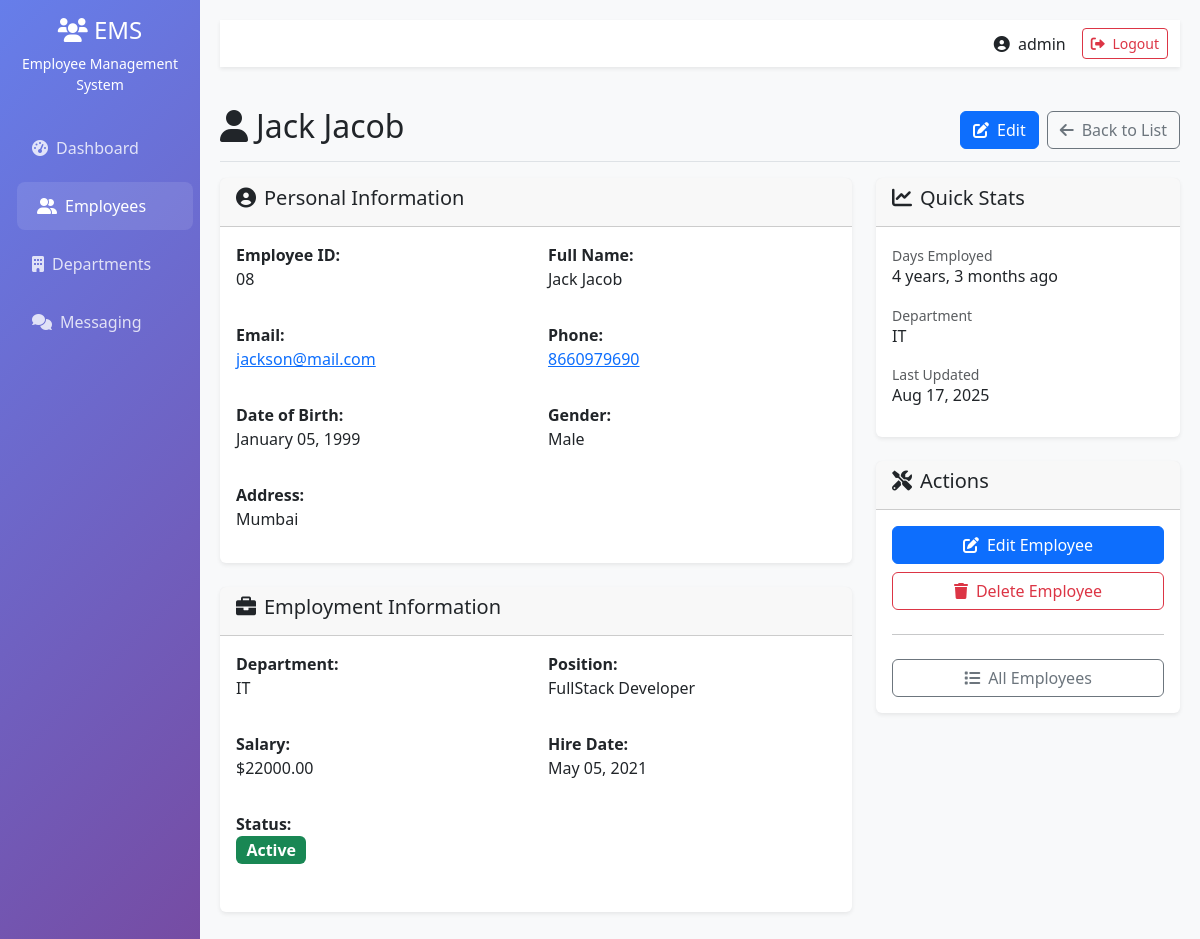
Before: /employees/8/ (signed in) with the older database file.
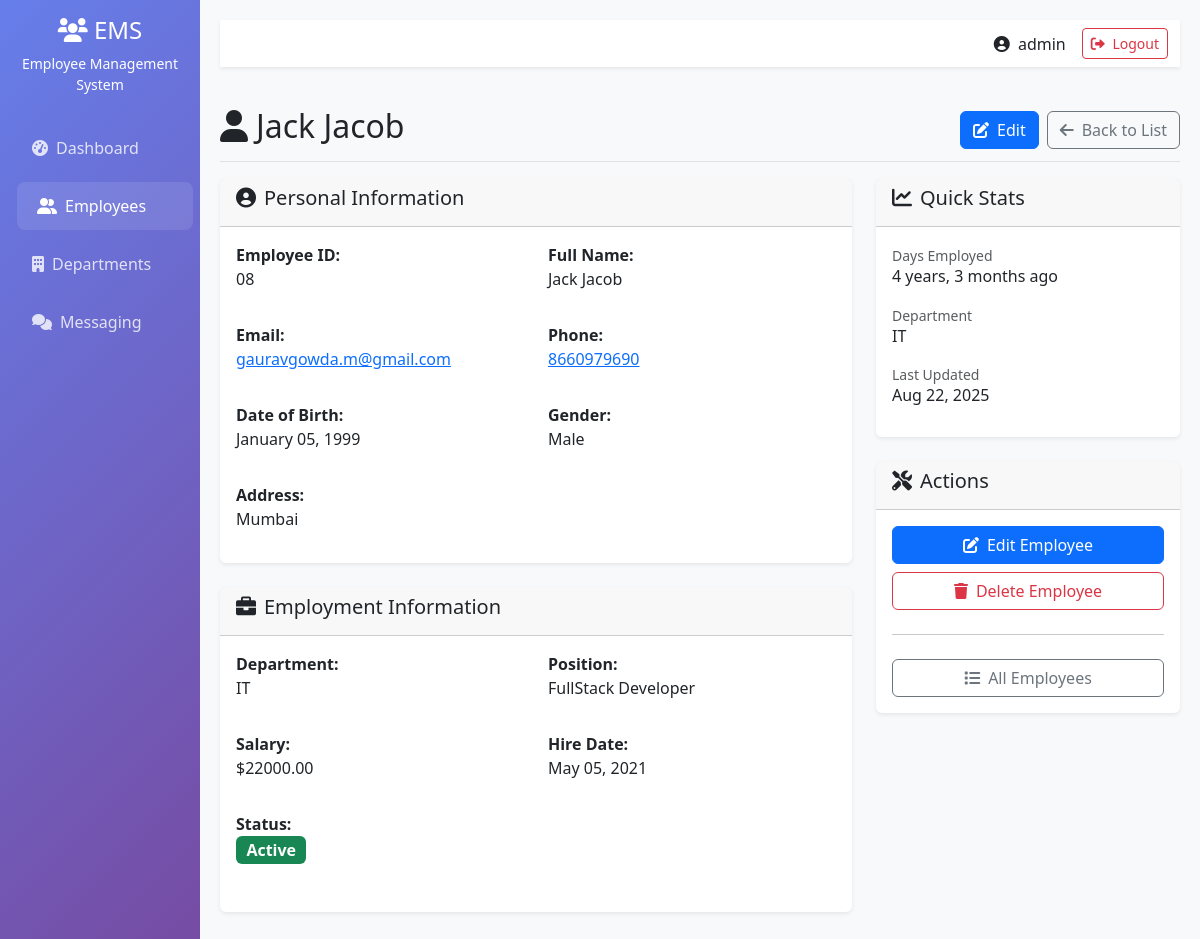
After: the same page with the newer database file.
### employees/models.py (models this page shows, shortened)
class Employee(models.Model):
    GENDER_CHOICES = [
        ('M', 'Male'),
        ('F', 'Female'),
        ('O', 'Other'),
    ]
    STATUS_CHOICES = [
        ('active', 'Active'),
        ('inactive', 'Inactive'),
        ('terminated', 'Terminated'),
    ]
    employee_id = models.CharField(max_length=20, unique=True)
    first_name = models.CharField(max_length=50)
    last_name = models.CharField(max_length=50)
    email = models.EmailField(unique=True)
    phone_regex = RegexValidator(
        regex=r'^\+?1?\d{9,15}$',
        message="Phone number must be entered in the format:'+999999999'. upto 15 digits allowed."
    )
    phone_number = models.CharField(validators=[phone_regex], max_length=17)
    date_of_birth = models.DateField()
    gender = models.CharField(max_length=1, choices=GENDER_CHOICES)
    address = models.TextField()
    department = models.ForeignKey(Department, on_delete= models.CASCADE, related_name='employees')
    position = models.CharField(max_length=100)
    salary = models.DecimalField(max_digits=10, decimal_places=2)
    hire_date = models.DateField()
    status = models.CharField(max_length=20, choices=STATUS_CHOICES, default='active')
    created_at = models.DateTimeField(auto_now_add=True)
    updated_at = models.DateTimeField(auto_now=True)
    @property
    def full_name(self):
        return f"{self.first_name} {self.last_name}"
    class Meta:
        ordering = ['first_name', 'last_name']

class Department(models.Model):
    name = models.CharField(max_length=100, unique=True)
    description = models.TextField(blank=True, null=True)
    created_at = models.DateTimeField(auto_now_add=True)
    class Meta:
        ordering = ['name']

### employees/views.py (the view)
# urls.py: path('employees/<int:pk>/', views.employee_detail, name='employee_detail'),
@login_required
def employee_detail(request, pk):
    employee = get_object_or_404(Employee, pk=pk)
    return render(request, 'employees/employee_detail.html', {'employee':employee})

### employees/templates/employees/employee_detail.html (shortened to what the changed rows need)
{% extends 'employees/base.html' %}
{% block content %}
<div class="d-flex justify-content-between flex-wrap flex-md-nowrap align-items-center pt-3 pb-2 mb-3 border-bottom">
    <h1 class="h2"><i class="fas fa-user me-2"></i>{{ employee.full_name }}</h1>
    <div class="btn-toolbar mb-2 mb-md-0">
        <a href="{% url 'employee_update' employee.pk %}" class="btn btn-primary me-2">
        </a>
        <a href="{% url 'employee_list' %}" class="btn btn-outline-secondary">
        </a>
    </div>
</div>
<div class="row">
    <div class="col-md-8">
        <div class="card mb-4">
            <div class="card-body">
                <div class="row">
                    <div class="col-md-6 mb-3">
                        <strong>Employee ID:</strong>
                        <p>{{ employee.employee_id }}</p>
                    </div>
                    <div class="col-md-6 mb-3">
                        <strong>Full Name:</strong>
                        <p>{{ employee.full_name }}</p>
                    </div>
                    <div class="col-md-6 mb-3">
                        <p><a href="mailto:{{ employee.email }}">{{ employee.email }}</a></p>
                    </div>
                    <div class="col-md-6 mb-3">
                        <p><a href="tel:{{ employee.phone_number }}">{{ employee.phone_number }}</a></p>
                    </div>
                    <div class="col-md-6 mb-3">
                        <strong>Date of Birth:</strong>
                        <p>{{ employee.date_of_birth|date:"F d, Y" }}</p>
                    </div>
                    <div class="col-md-6 mb-3">
                        <strong>Gender:</strong>
                        <p>{{ employee.get_gender_display }}</p>
                    </div>
                    <div class="col-12">
                        <strong>Address:</strong>
                        <p>{{ employee.address }}</p>
                    </div>
                </div>
            </div>
        </div>
        <div class="card mb-4">
            <div class="card-body">
                <div class="row">
                    <div class="col-md-6 mb-3">
                        <strong>Department:</strong>
                        <p>{{ employee.department.name }}</p>
                    </div>
                    <div class="col-md-6 mb-3">
                        <strong>Position:</strong>
                        <p>{{ employee.position }}</p>
                    </div>
                    <div class="col-md-6 mb-3">
                        <strong>Salary:</strong>
                        <p>${{ employee.salary|floatformat:2 }}</p>
                    </div>
                    <div class="col-md-6 mb-3">
                        <strong>Hire Date:</strong>
                        <p>{{ employee.hire_date|date:"F d, Y" }}</p>
                    </div>
                    <div class="col-md-6 mb-3">
                        <p>
                            <span class="badge bg-{% if employee.status == 'active' %}success{% elif employee.status == 'inactive' %}warning{% else %}danger{% endif %} fs-6">
                                {{ employee.status|title }}
                            </span>
                        </p>
                    </div>
                </div>
            </div>
        </div>
    </div>
    <div class="col-md-4">
        <div class="card mb-4">
            <div class="card-body">
                <div class="mb-3">
                    <small class="text-muted">Days Employed</small>
                    <h6>{{ employee.hire_date|timesince }} ago</h6>
                </div>
                <div class="mb-3">
                    <small class="text-muted">Department</small>
                    <h6>{{ employee.department.name }}</h6>
                </div>
                <div class="mb-3">
                    <small class="text-muted">Last Updated</small>
                    <h6>{{ employee.updated_at|date:"M d, Y" }}</h6>
                </div>
            </div>
        </div>
    </div>
</div>
{% endblock %}

Changed rows visible on the page:
changed Employee "Jack Jacob": email "jackson@mail.com" → "gauravgowda.m@gmail.com"; updated_at "Aug 17, 2025" → "Aug 22, 2025"
